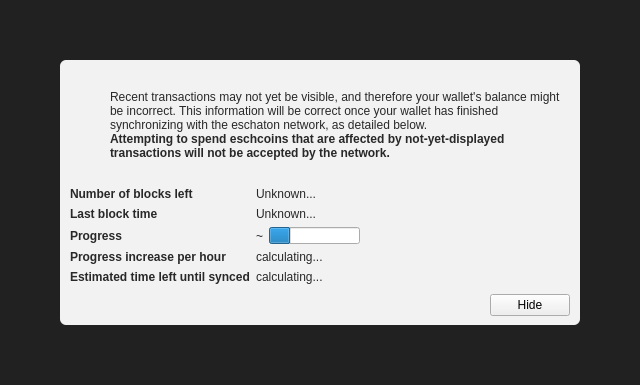
<?xml version="1.0" encoding="UTF-8"?>
<ui version="4.0">
 <class>ModalOverlay</class>
 <widget class="ModalOverlay" name="ModalOverlay">
  <property name="geometry">
   <rect>
    <x>0</x>
    <y>0</y>
    <width>640</width>
    <height>385</height>
   </rect>
  </property>
  <property name="windowTitle">
   <string>Form</string>
  </property>
  <layout class="QVBoxLayout" name="verticalLayout" stretch="0">
   <property name="sizeConstraint">
    <enum>QLayout::SetDefaultConstraint</enum>
   </property>
   <property name="leftMargin">
    <number>0</number>
   </property>
   <property name="topMargin">
    <number>0</number>
   </property>
   <property name="rightMargin">
    <number>0</number>
   </property>
   <property name="bottomMargin">
    <number>0</number>
   </property>
   <item>
    <widget class="QWidget" name="bgWidget" native="true">
     <property name="styleSheet">
      <string notr="true">#bgWidget { background: rgba(0,0,0,220); }</string>
     </property>
     <layout class="QVBoxLayout" name="verticalLayoutMain" stretch="1">
      <property name="leftMargin">
       <number>60</number>
      </property>
      <property name="topMargin">
       <number>60</number>
      </property>
      <property name="rightMargin">
       <number>60</number>
      </property>
      <property name="bottomMargin">
       <number>60</number>
      </property>
      <item>
       <widget class="QWidget" name="contentWidget" native="true">
        <property name="styleSheet">
         <string notr="true">#contentWidget { background: rgba(255,255,255,240); border-radius: 6px; }

QLabel { color: rgb(40,40,40);  }</string>
        </property>
        <layout class="QVBoxLayout" name="verticalLayoutSub" stretch="1,0,0,0">
         <property name="spacing">
          <number>0</number>
         </property>
         <property name="leftMargin">
          <number>10</number>
         </property>
         <property name="topMargin">
          <number>10</number>
         </property>
         <property name="rightMargin">
          <number>10</number>
         </property>
         <property name="bottomMargin">
          <number>10</number>
         </property>
         <item>
          <layout class="QHBoxLayout" name="horizontalLayoutIconText" stretch="0,1">
           <property name="topMargin">
            <number>20</number>
           </property>
           <item>
            <layout class="QVBoxLayout" name="verticalLayoutIcon">
             <property name="leftMargin">
              <number>0</number>
             </property>
             <item>
              <widget class="QPushButton" name="warningIcon">
               <property name="enabled">
                <bool>false</bool>
               </property>
               <property name="text">
                <string/>
               </property>
               <property name="icon">
                <iconset>
                 <normaloff>:/icons/warning</normaloff>
                 <disabledoff>:/icons/warning</disabledoff>:/icons/warning</iconset>
               </property>
               <property name="iconSize">
                <size>
                 <width>48</width>
                 <height>48</height>
                </size>
               </property>
               <property name="flat">
                <bool>true</bool>
               </property>
              </widget>
             </item>
             <item>
              <spacer name="verticalSpacerWarningIcon">
               <property name="orientation">
                <enum>Qt::Vertical</enum>
               </property>
               <property name="sizeHint" stdset="0">
                <size>
                 <width>20</width>
                 <height>40</height>
                </size>
               </property>
              </spacer>
             </item>
            </layout>
           </item>
           <item>
            <layout class="QVBoxLayout" name="verticalLayoutInfoText">
             <property name="leftMargin">
              <number>0</number>
             </property>
             <property name="topMargin">
              <number>0</number>
             </property>
             <item>
              <widget class="QLabel" name="infoText">
               <property name="text">
                <string>Recent transactions may not yet be visible, and therefore your wallet's balance might be incorrect. This information will be correct once your wallet has finished synchronizing with the eschaton network, as detailed below.</string>
               </property>
               <property name="textFormat">
                <enum>Qt::RichText</enum>
               </property>
               <property name="wordWrap">
                <bool>true</bool>
               </property>
              </widget>
             </item>
             <item>
              <widget class="QLabel" name="infoTextStrong">
               <property name="font">
                <font>
                 <weight>75</weight>
                 <bold>true</bold>
                </font>
               </property>
               <property name="text">
                <string>Attempting to spend eschcoins that are affected by not-yet-displayed transactions will not be accepted by the network.</string>
               </property>
               <property name="textFormat">
                <enum>Qt::RichText</enum>
               </property>
               <property name="wordWrap">
                <bool>true</bool>
               </property>
              </widget>
             </item>
             <item>
              <spacer name="verticalSpacerInTextSpace">
               <property name="orientation">
                <enum>Qt::Vertical</enum>
               </property>
               <property name="sizeHint" stdset="0">
                <size>
                 <width>20</width>
                 <height>40</height>
                </size>
               </property>
              </spacer>
             </item>
            </layout>
           </item>
          </layout>
         </item>
         <item>
          <spacer name="verticalSpacerAfterText">
           <property name="orientation">
            <enum>Qt::Vertical</enum>
           </property>
           <property name="sizeHint" stdset="0">
            <size>
             <width>20</width>
             <height>40</height>
            </size>
           </property>
          </spacer>
         </item>
         <item>
          <layout class="QFormLayout" name="formLayout">
           <property name="fieldGrowthPolicy">
            <enum>QFormLayout::FieldsStayAtSizeHint</enum>
           </property>
           <property name="horizontalSpacing">
            <number>6</number>
           </property>
           <property name="verticalSpacing">
            <number>6</number>
           </property>
           <property name="topMargin">
            <number>10</number>
           </property>
           <item row="0" column="0">
            <widget class="QLabel" name="labelNumberOfBlocksLeft">
             <property name="font">
              <font>
               <weight>75</weight>
               <bold>true</bold>
              </font>
             </property>
             <property name="text">
              <string>Number of blocks left</string>
             </property>
            </widget>
           </item>
           <item row="0" column="1">
            <widget class="QLabel" name="numberOfBlocksLeft">
             <property name="text">
              <string>Unknown...</string>
             </property>
            </widget>
           </item>
           <item row="1" column="0">
            <widget class="QLabel" name="labelLastBlockTime">
             <property name="font">
              <font>
               <weight>75</weight>
               <bold>true</bold>
              </font>
             </property>
             <property name="text">
              <string>Last block time</string>
             </property>
            </widget>
           </item>
           <item row="1" column="1">
            <widget class="QLabel" name="newestBlockDate">
             <property name="sizePolicy">
              <sizepolicy hsizetype="Maximum" vsizetype="Preferred">
               <horstretch>0</horstretch>
               <verstretch>0</verstretch>
              </sizepolicy>
             </property>
             <property name="text">
              <string>Unknown...</string>
             </property>
            </widget>
           </item>
           <item row="2" column="0">
            <widget class="QLabel" name="labelSyncDone">
             <property name="font">
              <font>
               <weight>75</weight>
               <bold>true</bold>
              </font>
             </property>
             <property name="text">
              <string>Progress</string>
             </property>
            </widget>
           </item>
           <item row="2" column="1">
            <layout class="QHBoxLayout" name="horizontalLayoutSync" stretch="0,1">
             <item>
              <widget class="QLabel" name="percentageProgress">
               <property name="text">
                <string notr="true">~</string>
               </property>
              </widget>
             </item>
             <item>
              <widget class="QProgressBar" name="progressBar">
               <property name="value">
                <number>24</number>
               </property>
               <property name="format">
                <string/>
               </property>
              </widget>
             </item>
            </layout>
           </item>
           <item row="4" column="0">
            <widget class="QLabel" name="labelProgressIncrease">
             <property name="font">
              <font>
               <weight>75</weight>
               <bold>true</bold>
              </font>
             </property>
             <property name="text">
              <string>Progress increase per hour</string>
             </property>
            </widget>
           </item>
           <item row="4" column="1">
            <widget class="QLabel" name="progressIncreasePerH">
             <property name="text">
              <string>calculating...</string>
             </property>
            </widget>
           </item>
           <item row="5" column="0">
            <widget class="QLabel" name="labelEstimatedTimeLeft">
             <property name="font">
              <font>
               <weight>75</weight>
               <bold>true</bold>
              </font>
             </property>
             <property name="text">
              <string>Estimated time left until synced</string>
             </property>
            </widget>
           </item>
           <item row="5" column="1">
            <widget class="QLabel" name="expectedTimeLeft">
             <property name="text">
              <string>calculating...</string>
             </property>
            </widget>
           </item>
          </layout>
         </item>
         <item>
          <layout class="QHBoxLayout" name="horizontalLayoutButtons">
           <property name="leftMargin">
            <number>10</number>
           </property>
           <property name="topMargin">
            <number>10</number>
           </property>
           <item>
            <spacer name="horizontalSpacer">
             <property name="orientation">
              <enum>Qt::Horizontal</enum>
             </property>
             <property name="sizeHint" stdset="0">
              <size>
               <width>40</width>
               <height>20</height>
              </size>
             </property>
            </spacer>
           </item>
           <item>
            <widget class="QPushButton" name="closeButton">
             <property name="text">
              <string>Hide</string>
             </property>
            </widget>
           </item>
          </layout>
         </item>
        </layout>
       </widget>
      </item>
     </layout>
    </widget>
   </item>
  </layout>
 </widget>
 <customwidgets>
  <customwidget>
   <class>ModalOverlay</class>
   <extends>QWidget</extends>
   <header>modaloverlay.h</header>
   <container>1</container>
  </customwidget>
 </customwidgets>
 <resources/>
 <connections/>
</ui>
